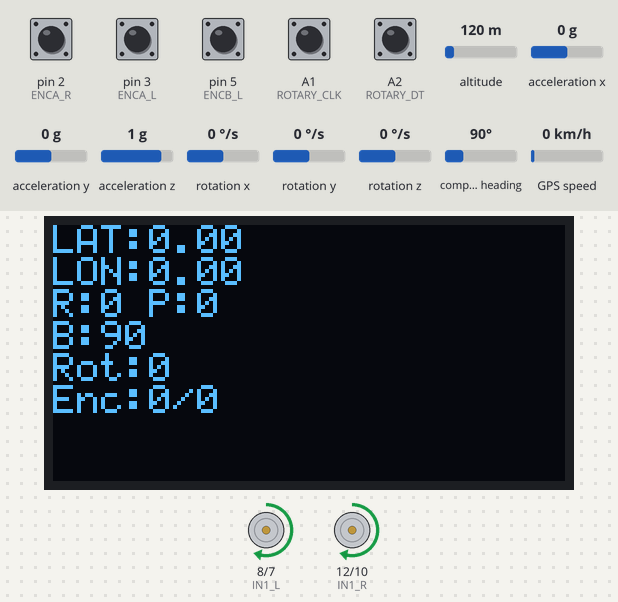
A sketch run on a simulated Arduino Uno, built with avr-gcc and run on an emulated ATmega328P. Shown: 128×64 one-colour display, motor-driver pin pairs drawn as motors (green arrow = first pin HIGH = forward, orange = second pin HIGH = backward, longer = more drive, scaled by the enable pin). The inputs (shaded band) are chosen by the test bench; at power-on: A1 (ROTARY_CLK), A2 (ROTARY_DT), pin 2 (ENCA_R), pin 3 (ENCA_L), pin 5 (ENCB_L) HIGH, acceleration x 0 g, acceleration y 0 g, altitude 120 m, acceleration z 1 g, rotation x 0 °/s, rotation y 0 °/s, rotation z 0 °/s, compass heading 90°, GPS speed 0 km/h. The GPS gets a fix after 3 s at 37.7749, -122.4194 with 8 satellites.

Above: at 2.5 s.
2.6 s: acceleration x set to -1.4 g
At 3.9 s:
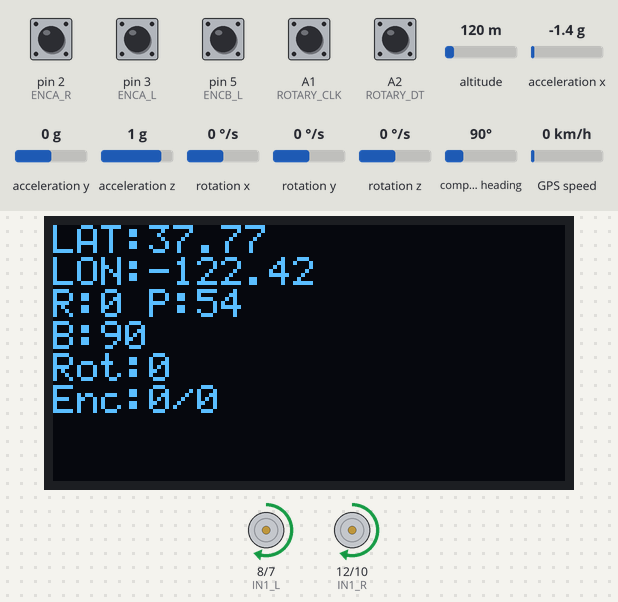
4.8 s: pin 3 (ENCA_L) pulled LOW for 1 s
At 6.5 s:
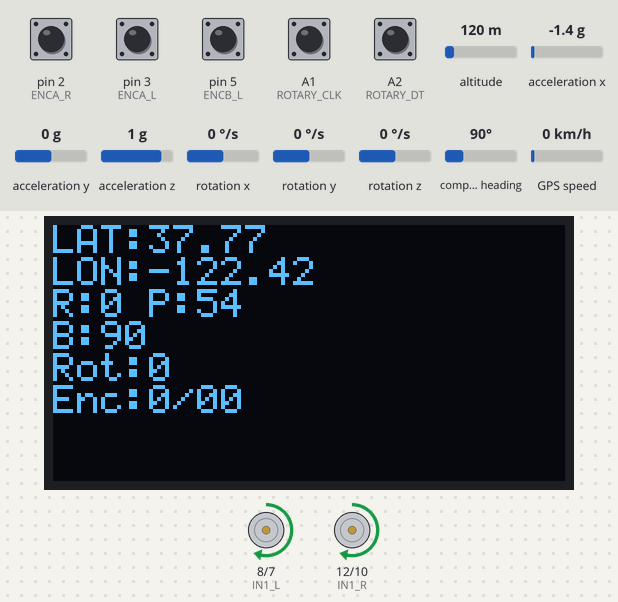
7.7 s: A1 (ROTARY_CLK) pulled LOW for 0.15 s
At 8.01 s:
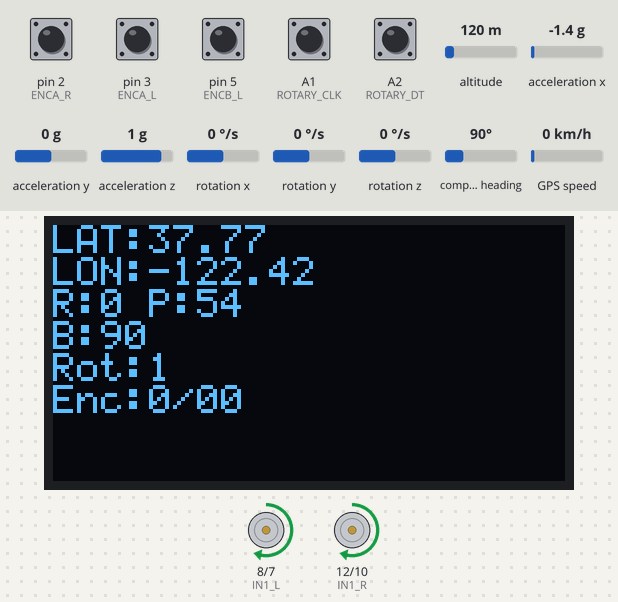
9.7 s: acceleration y set to -1.4 g
At 11.0 s:
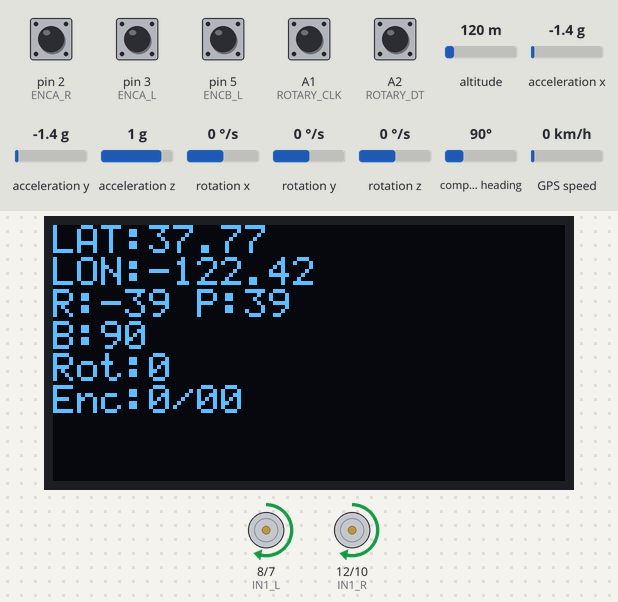
11.3 s: pin 3 (ENCA_L) pulled LOW for 0.15 s
At 11.63 s:
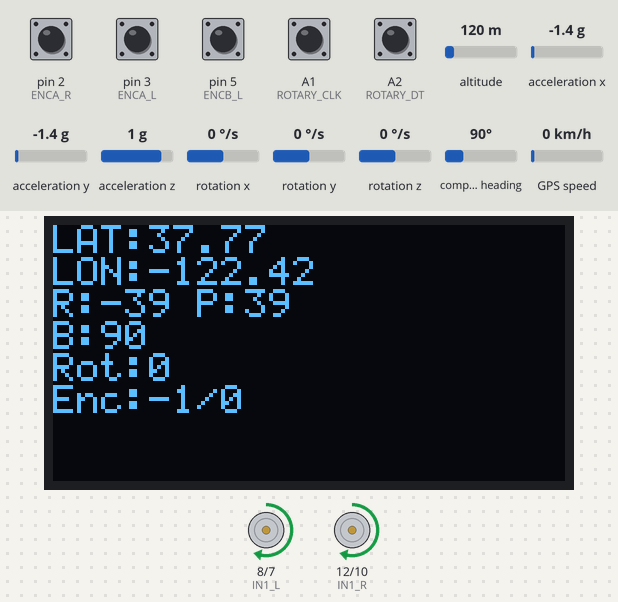
13.3 s: A1 (ROTARY_CLK) pulled LOW for 1 s
At 14.4 s:
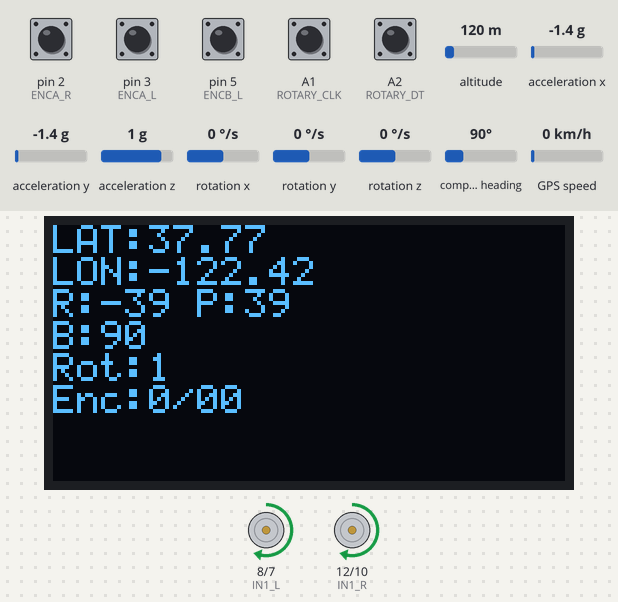
Timing chart, 0 to 16.3 s (numbered marks = the images above; inputs shaded):
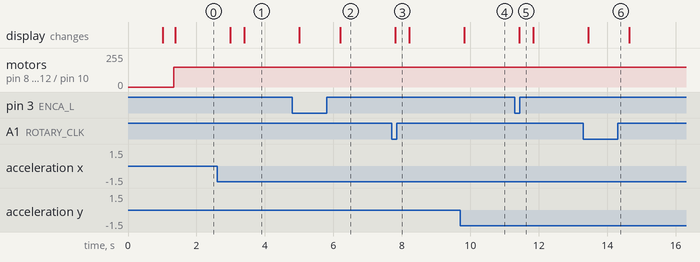

The sketch:

01_ControllerBoardUnitTest_WithoutServo.ino
```cpp
#include <Wire.h>
#include <SSD1306Ascii.h>
#include <SSD1306AsciiWire.h>
#include <TinyGPSPlus.h>
#include <MPU6050_light.h>
#include <QMC5883LCompass.h>

// ==== Motor Pins ====
#define ENCA_L 3
#define ENCB_L 5
#define PWM_L  6
#define IN2_L  7
#define IN1_L  8
#define ENCA_R 2
#define ENCB_R 4
#define PWM_R  11
#define IN2_R  10
#define IN1_R  12

// ==== Rotary Encoder ====
#define ROTARY_CLK A1
#define ROTARY_DT  A2
#define ROTARY_SW  A0

// ==== Display & Sensors ====
SSD1306AsciiWire oled;
TinyGPSPlus gps;
MPU6050 mpu(Wire);
QMC5883LCompass comp;

// ==== GPS variables ====
double lat = 0.0;
double lon = 0.0;


// ==== Variables ====
volatile long encL = 0, encR = 0;
const long goal = 5000;
int lastCLK;
long rot = 0;
unsigned long tMotor = 0, tDisplay = 0;

// ==== Encoder ISRs ====
void encL_ISR() { bool a = digitalRead(ENCA_L), b = digitalRead(ENCB_L); if (a == b) encL++; else encL--; }
void encR_ISR() { bool a = digitalRead(ENCA_R), b = digitalRead(ENCB_R); if (a == b) encR++; else encR--; }

// ==== Motor Control ====
void motorCtrl() {
  // ---- LEFT MOTOR ----
  if (encL >= goal) {
    analogWrite(PWM_L, 0);
    digitalWrite(IN1_L, LOW);
    digitalWrite(IN2_L, LOW);   // actively brake
  } else {
    digitalWrite(IN1_L, HIGH);
    digitalWrite(IN2_L, LOW);
    analogWrite(PWM_L, 150);
  }

  // ---- RIGHT MOTOR ----
  if (encR >= goal) {
    analogWrite(PWM_R, 0);
    digitalWrite(IN1_R, LOW);
    digitalWrite(IN2_R, LOW);   // actively brake
  } else {
    digitalWrite(IN1_R, HIGH);
    digitalWrite(IN2_R, LOW);
    analogWrite(PWM_R, 150);
  }

  // Clamp counts
  if (encL > goal) encL = goal;
  if (encR > goal) encR = goal;
}


// ==== Rotary ====
void rotUpdate() {
  int c = digitalRead(ROTARY_CLK);
  if (c != lastCLK) {
    if (digitalRead(ROTARY_DT) != c) rot++; else rot--;
  }
  lastCLK = c;
}

// ==== Setup ====
void setup() {
  Serial.begin(9600);
  //Serial.begin(19200);

  Wire.begin();

  // OLED
  oled.begin(&Adafruit128x64, 0x3C);
  oled.setFont(System5x7);
  oled.clear();
  oled.println("Init...");

  // Sensors
  mpu.begin();
  mpu.calcOffsets();
  comp.init();

  // Rotary
  pinMode(ROTARY_CLK, INPUT_PULLUP);
  pinMode(ROTARY_DT, INPUT_PULLUP);
  pinMode(ROTARY_SW, INPUT_PULLUP);
  lastCLK = digitalRead(ROTARY_CLK);

  pinMode(ENCA_R, INPUT_PULLUP);
  pinMode(ENCB_R, INPUT_PULLUP);

  pinMode(ENCA_R, INPUT_PULLUP);
  pinMode(ENCB_R, INPUT_PULLUP);
  // Motors
  pinMode(IN1_L, OUTPUT); pinMode(IN2_L, OUTPUT); pinMode(PWM_L, OUTPUT);
  pinMode(IN1_R, OUTPUT); pinMode(IN2_R, OUTPUT); pinMode(PWM_R, OUTPUT);
  pinMode(ENCA_L, INPUT_PULLUP); pinMode(ENCB_L, INPUT_PULLUP);
  pinMode(ENCA_R, INPUT_PULLUP); pinMode(ENCB_R, INPUT_PULLUP);

  attachInterrupt(digitalPinToInterrupt(ENCA_L), encL_ISR, CHANGE);
  attachInterrupt(digitalPinToInterrupt(ENCA_R), encR_ISR, CHANGE);

  oled.println("Setup OK");
  delay(300);
  oled.clear();
}

// ==== Loop ====
void loop() {
  // === GPS Parse ===
  //while (Serial.available()) gps.encode(Serial.read());

 // --- always feed TinyGPS++ ---
while (Serial.available()) {
  gps.encode(Serial.read());
}

// --- use parsed values every 200 ms ---
static unsigned long lastGPS = 0;
if (millis() - lastGPS > 200) {
  lastGPS = millis();

  if (gps.location.isValid()) {
    lat = gps.location.lat();
    lon = gps.location.lng();
  }
}


/* static long lastL = 0;
if (encL != lastL) {
  Serial.println(encL);
  lastL = encL;
}*/

  // === Sensors ===
  mpu.update();
  comp.read();

  // === Rotary Encoder ===
  rotUpdate();

  // === Motor Control (every 100 ms) ===
  if (millis() - tMotor > 100) {
    tMotor = millis();
    motorCtrl();
  }

  // === OLED Update (every 400 ms) ===
  /*if (millis() - tDisplay > 400) {
    tDisplay = millis();
    oled.clear();
    oled.print("LAT:"); oled.println(gps.location.isValid() ? gps.location.lat() : 0, 2);
    oled.print("LON:"); oled.println(gps.location.isValid() ? gps.location.lng() : 0, 2);
    oled.print("R:"); oled.print((int)mpu.getAngleX());
    oled.print(" P:"); oled.println((int)mpu.getAngleY());
    oled.print("B:"); oled.println(comp.getAzimuth());
    oled.print("Rot:"); oled.println(rot);
    oled.print("Enc:"); oled.print(encL); oled.print("/"); oled.println(encR);
  }*/
  if (millis() - tDisplay > 400) {
  tDisplay = millis();

  oled.setCursor(0,0);              // no clear()
  oled.print("LAT:"); oled.println(gps.location.isValid() ? gps.location.lat() : 0,2);

  oled.print("LON:"); oled.println(gps.location.isValid() ? gps.location.lng() : 0,2);

  oled.print("R:"); oled.print((int)mpu.getAngleX());
  oled.print(" P:"); oled.println((int)mpu.getAngleY());

  oled.print("B:"); oled.println(comp.getAzimuth());

  oled.print("Rot:"); oled.println(rot);

  oled.print("Enc:"); oled.print(encL);
  oled.print("/"); oled.println(encR);

  // pad the remaining lines with spaces so old text is erased
  oled.println("                ");
}
}
```

Measured:
- after the input at 2.6 s, the display: first changes after 0.38 s (image 1 shows a later state)
- after the input at 4.8 s, the display: first changes after 0.20 s (image 2 shows a later state)
- after the input at 7.7 s, the display: changes after 0.11 s (image 3)
- after the input at 9.7 s, the display: changes after 0.12 s (image 4)
- after the input at 11.3 s, the display: changes after 0.13 s (image 5)
- after the input at 13.3 s, the display: changes after 0.14 s (image 6)
